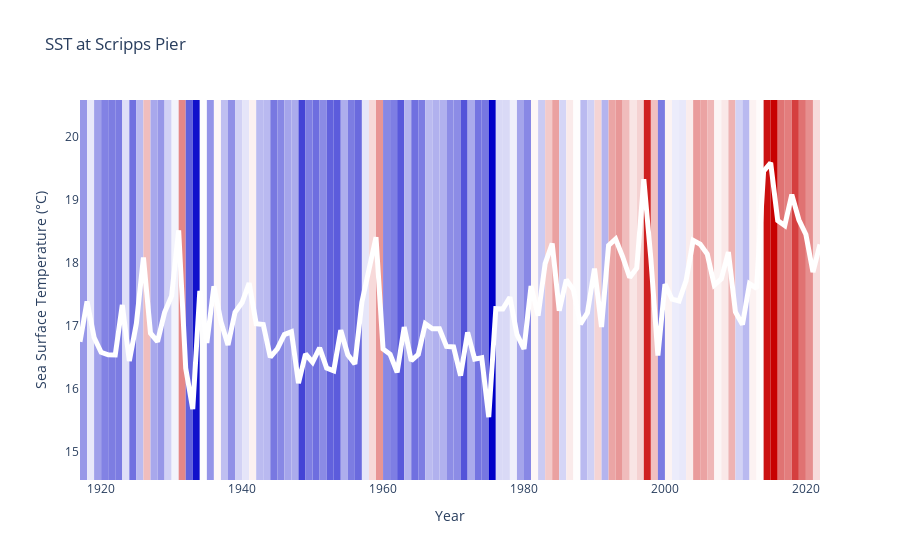

The code cell stored with this chart in its notebook:
### Code cell
fig = go.Figure()

coldest_cold = climatology.sst.min()
warmest_warm = climatology.sst.max()

def get_color(sst):
    """Interpolate between blue, white, and red based on parameter t."""
    t = (climatology.sst.max()-sst)/(climatology.sst.max() - climatology.sst.min())
    blue = (200, 0, 0) #TODO unflip these
    white = (255, 255, 255)
    red = (0, 0, 200)
    # Ensure t is within [0, 1]
    if t <= 0.5:
        # Interpolate between blue and white
        interpolated_color = tuple(int(c1 + (c2 - c1) * t * 2) for c1, c2 in zip(blue, white))
    else:
        # Interpolate between white and red
        t = (t - 0.5) * 2
        interpolated_color = tuple(int(c1 + (c2 - c1) * t) for c1, c2 in zip(white, red))

    return 'rgb('+str(interpolated_color[0])+', '+str(interpolated_color[1])+', '+str(interpolated_color[2])+')'

for i, sst in enumerate(climatology.sst):
    i += 1917
    df_year = df[(df['year'] == i)]
    year_warmest_sst = df_year.sst.max()
    year_warmest_day = df_year[df_year.sst == year_warmest_sst].date.iloc[0].strftime('%b %d')
    year_coldest_sst = df_year.sst.min()
    year_coldest_day = df_year[df_year.sst == year_coldest_sst].date.iloc[0].strftime('%b %d')
    fig.add_shape(
        type="rect",
        x0=i,
        y0=0,
        x1=i+1,
        y1=30,
        layer="below",
        line=dict(color="rgba(0,0,0,0)"),
        fillcolor=get_color(sst))
    '''
    fig.add_trace(go.Scatter(
    x=[i], #TODO fix so they're not just plotted for each year but on their actual date
    y=[year_warmest_sst],
    mode='markers',
    marker = dict(color='black',size=2),
    text = 'Warmest Day: '+str(year_warmest_sst)+'°C on '+year_warmest_day,
    hoverinfo='text',
    showlegend=False))

    fig.add_trace(go.Scatter(
    x=[i],
    y=[year_coldest_sst],
    mode='markers',
    marker = dict(color='black',size=2),
    text = 'Coldest Day: '+str(year_coldest_sst)+'°C on '+year_coldest_day,
    hoverinfo='text',
    showlegend=False))
    '''
    
fig.add_trace(go.Scatter(
    x=df.groupby('year')['year'].first(),
    y=climatology.sst,
    name = 'Yearly average',
    mode='lines',
    line=dict(
        width=5,
        color='white'),
    text=[f'Year: {year}<br>Average: {temp:.1f}°C' for year, temp in zip(df.groupby('year')['year'].first(), climatology.sst)],
    hoverinfo='text',
    showlegend=False))

fig.update_layout(
    title='SST at Scripps Pier',
    xaxis=dict(title='Year', range=[climatology.year.min(), climatology.year.max()], showgrid=False),
    yaxis=dict(title='Sea Surface Temperature (°C)', range=[climatology.sst.min() - 1, climatology.sst.max() + 1], showgrid=False),
    hovermode='x unified',
    plot_bgcolor='white')

fig.show()

### Figure 1 — Plotly figure (JSON) as saved in the notebook; plotly's stock layout.template omitted (floating-point values rounded to 4 significant figures)
{"data": [{"hoverinfo": "text", "line": {"color": "white", "width": 5}, "mode": "lines", "name": "Yearly average", "showlegend": false, "text": ["Year: 1917<br>Average: 16.7°C", "Year: 1918<br>Average: 17.4°C", "Year: 1919<br>Average: 16.8°C", "Year: 1920<br>Average: 16.6°C", "Year: 1921<br>Average: 16.5°C", "Year: 1922<br>Average: 16.5°C", "Year: 1923<br>Average: 17.3°C", "Year: 1924<br>Average: 16.4°C", "Year: 1925<br>Average: 17.0°C", "Year: 1926<br>Average: 18.1°C", "Year: 1927<br>Average: 16.9°C", "Year: 1928<br>Average: 16.7°C", "Year: 1929<br>Average: 17.2°C", "Year: 1930<br>Average: 17.5°C", "Year: 1931<br>Average: 18.5°C", "Year: 1932<br>Average: 16.3°C", "Year: 1933<br>Average: 15.7°C", "Year: 1934<br>Average: 17.6°C", "Year: 1935<br>Average: 16.7°C", "Year: 1936<br>Average: 17.6°C", "Year: 1937<br>Average: 17.1°C", "Year: 1938<br>Average: 16.7°C", "Year: 1939<br>Average: 17.2°C", "Year: 1940<br>Average: 17.4°C", "Year: 1941<br>Average: 17.7°C", "Year: 1942<br>Average: 17.0°C", "Year: 1943<br>Average: 17.0°C", "Year: 1944<br>Average: 16.5°C", "Year: 1945<br>Average: 16.6°C", "Year: 1946<br>Average: 16.9°C", "Year: 1947<br>Average: 16.9°C", "Year: 1948<br>Average: 16.1°C", "Year: 1949<br>Average: 16.5°C", "Year: 1950<br>Average: 16.4°C", "Year: 1951<br>Average: 16.6°C", "Year: 1952<br>Average: 16.3°C", "Year: 1953<br>Average: 16.3°C", "Year: 1954<br>Average: 16.9°C", "Year: 1955<br>Average: 16.5°C", "Year: 1956<br>Average: 16.4°C", "Year: 1957<br>Average: 17.4°C", "Year: 1958<br>Average: 17.9°C", "Year: 1959<br>Average: 18.4°C", "Year: 1960<br>Average: 16.6°C", "Year: 1961<br>Average: 16.5°C", "Year: 1962<br>Average: 16.3°C", "Year: 1963<br>Average: 17.0°C", "Year: 1964<br>Average: 16.4°C", "Year: 1965<br>Average: 16.5°C", "Year: 1966<br>Average: 17.0°C", "Year: 1967<br>Average: 16.9°C", "Year: 1968<br>Average: 16.9°C", "Year: 1969<br>Average: 16.7°C", "Year: 1970<br>Average: 16.7°C", "Year: 1971<br>Average: 16.2°C", "Year: 1972<br>Average: 16.9°C", "Year: 1973<br>Average: 16.5°C", "Year: 1974<br>Average: 16.5°C", "Year: 1975<br>Average: 15.5°C", "Year: 1976<br>Average: 17.3°C", "Year: 1977<br>Average: 17.3°C", "Year: 1978<br>Average: 17.4°C", "Year: 1979<br>Average: 16.9°C", "Year: 1980<br>Average: 16.6°C", "Year: 1981<br>Average: 17.6°C", "Year: 1982<br>Average: 17.2°C", "Year: 1983<br>Average: 18.0°C", "Year: 1984<br>Average: 18.3°C", "Year: 1985<br>Average: 17.2°C", "Year: 1986<br>Average: 17.7°C", "Year: 1987<br>Average: 17.6°C", "Year: 1988<br>Average: 17.0°C", "Year: 1989<br>Average: 17.2°C", "Year: 1990<br>Average: 17.9°C", "Year: 1991<br>Average: 17.0°C", "Year: 1992<br>Average: 18.3°C", "Year: 1993<br>Average: 18.4°C", "Year: 1994<br>Average: 18.1°C", "Year: 1995<br>Average: 17.8°C", "Year: 1996<br>Average: 17.9°C", "Year: 1997<br>Average: 19.3°C", "Year: 1998<br>Average: 18.1°C", "Year: 1999<br>Average: 16.5°C", "Year: 2000<br>Average: 17.7°C", "Year: 2001<br>Average: 17.4°C", "Year: 2002<br>Average: 17.4°C", "Year: 2003<br>Average: 17.7°C", "Year: 2004<br>Average: 18.4°C", "Year: 2005<br>Average: 18.3°C", "Year: 2006<br>Average: 18.1°C", "Year: 2007<br>Average: 17.6°C", "Year: 2008<br>Average: 17.7°C", "Year: 2009<br>Average: 18.2°C", "Year: 2010<br>Average: 17.2°C", "Year: 2011<br>Average: 17.0°C", "Year: 2012<br>Average: 17.7°C", "Year: 2013<br>Average: 17.6°C", "Year: 2014<br>Average: 19.5°C", "Year: 2015<br>Average: 19.6°C", "Year: 2016<br>Average: 18.7°C", "Year: 2017<br>Average: 18.6°C", "Year: 2018<br>Average: 19.1°C", "Year: 2019<br>Average: 18.7°C", "Year: 2020<br>Average: 18.4°C", "Year: 2021<br>Average: 17.8°C", "Year: 2022<br>Average: 18.3°C"], "type": "scatter", "x": [1917, 1918, 1919, 1920, 1921, 1922, 1923, 1924, 1925, 1926, 1927, 1928, 1929, 1930, 1931, 1932, 1933, 1934, 1935, 1936, 1937, 1938, 1939, 1940, 1941, 1942, 1943, 1944, 1945, 1946, 1947, 1948, 1949, 1950, 1951, 1952, 1953, 1954, 1955, 1956, 1957, 1958, 1959, 1960, 1961, 1962, 1963, 1964, 1965, 1966, 1967, 1968, 1969, 1970, 1971, 1972, 1973, 1974, 1975, 1976, 1977, 1978, 1979, 1980, 1981, 1982, 1983, 1984, 1985, 1986, 1987, 1988, 1989, 1990, 1991, 1992, 1993, 1994, 1995, 1996, 1997, 1998, 1999, 2000, 2001, 2002, 2003, 2004, 2005, 2006, 2007, 2008, 2009, 2010, 2011, 2012, 2013, 2014, 2015, 2016, 2017, 2018, 2019, 2020, 2021, 2022], "y": [16.74, 17.39, 16.81, 16.58, 16.54, 16.53, 17.33, 16.44, 17.03, 18.08, 16.88, 16.75, 17.21, 17.47, 18.51, 16.32, 15.67, 17.55, 16.73, 17.63, 17.06, 16.69, 17.21, 17.37, 17.67, 17.03, 17.02, 16.5, 16.63, 16.86, 16.9, 16.08, 16.55, 16.42, 16.65, 16.32, 16.28, 16.93, 16.54, 16.39, 17.37, 17.86, 18.4, 16.63, 16.54, 16.26, 16.98, 16.44, 16.54, 17.03, 16.95, 16.95, 16.67, 16.66, 16.21, 16.89, 16.47, 16.49, 15.55, 17.27, 17.27, 17.45, 16.86, 16.63, 17.63, 17.16, 17.98, 18.31, 17.24, 17.73, 17.57, 17.02, 17.2, 17.9, 16.98, 18.27, 18.38, 18.09, 17.77, 17.91, 19.33, 18.06, 16.52, 17.66, 17.42, 17.39, 17.71, 18.35, 18.29, 18.14, 17.64, 17.74, 18.17, 17.22, 17.01, 17.67, 17.59, 19.45, 19.59, 18.67, 18.59, 19.08, 18.68, 18.45, 17.85, 18.29]}], "layout": {"hovermode": "x unified", "plot_bgcolor": "white", "shapes": [{"fillcolor": "rgb(151, 151, 232)", "layer": "below", "line": {"color": "rgba(0,0,0,0)"}, "type": "rect", "x0": 1917, "x1": 1918, "y0": 0, "y1": 30}, {"fillcolor": "rgb(232, 232, 250)", "layer": "below", "line": {"color": "rgba(0,0,0,0)"}, "type": "rect", "x0": 1918, "x1": 1919, "y0": 0, "y1": 30}, {"fillcolor": "rgb(159, 159, 234)", "layer": "below", "line": {"color": "rgba(0,0,0,0)"}, "type": "rect", "x0": 1919, "x1": 1920, "y0": 0, "y1": 30}, {"fillcolor": "rgb(130, 130, 228)", "layer": "below", "line": {"color": "rgba(0,0,0,0)"}, "type": "rect", "x0": 1920, "x1": 1921, "y0": 0, "y1": 30}, {"fillcolor": "rgb(125, 125, 226)", "layer": "below", "line": {"color": "rgba(0,0,0,0)"}, "type": "rect", "x0": 1921, "x1": 1922, "y0": 0, "y1": 30}, {"fillcolor": "rgb(124, 124, 226)", "layer": "below", "line": {"color": "rgba(0,0,0,0)"}, "type": "rect", "x0": 1922, "x1": 1923, "y0": 0, "y1": 30}, {"fillcolor": "rgb(224, 224, 248)", "layer": "below", "line": {"color": "rgba(0,0,0,0)"}, "type": "rect", "x0": 1923, "x1": 1924, "y0": 0, "y1": 30}, {"fillcolor": "rgb(112, 112, 224)", "layer": "below", "line": {"color": "rgba(0,0,0,0)"}, "type": "rect", "x0": 1924, "x1": 1925, "y0": 0, "y1": 30}, {"fillcolor": "rgb(187, 187, 240)", "layer": "below", "line": {"color": "rgba(0,0,0,0)"}, "type": "rect", "x0": 1925, "x1": 1926, "y0": 0, "y1": 30}, {"fillcolor": "rgb(240, 189, 189)", "layer": "below", "line": {"color": "rgba(0,0,0,0)"}, "type": "rect", "x0": 1926, "x1": 1927, "y0": 0, "y1": 30}, {"fillcolor": "rgb(168, 168, 236)", "layer": "below", "line": {"color": "rgba(0,0,0,0)"}, "type": "rect", "x0": 1927, "x1": 1928, "y0": 0, "y1": 30}, {"fillcolor": "rgb(151, 151, 232)", "layer": "below", "line": {"color": "rgba(0,0,0,0)"}, "type": "rect", "x0": 1928, "x1": 1929, "y0": 0, "y1": 30}, {"fillcolor": "rgb(209, 209, 245)", "layer": "below", "line": {"color": "rgba(0,0,0,0)"}, "type": "rect", "x0": 1929, "x1": 1930, "y0": 0, "y1": 30}, {"fillcolor": "rgb(243, 243, 252)", "layer": "below", "line": {"color": "rgba(0,0,0,0)"}, "type": "rect", "x0": 1930, "x1": 1931, "y0": 0, "y1": 30}, {"fillcolor": "rgb(229, 135, 135)", "layer": "below", "line": {"color": "rgba(0,0,0,0)"}, "type": "rect", "x0": 1931, "x1": 1932, "y0": 0, "y1": 30}, {"fillcolor": "rgb(97, 97, 221)", "layer": "below", "line": {"color": "rgba(0,0,0,0)"}, "type": "rect", "x0": 1932, "x1": 1933, "y0": 0, "y1": 30}, {"fillcolor": "rgb(16, 16, 203)", "layer": "below", "line": {"color": "rgba(0,0,0,0)"}, "type": "rect", "x0": 1933, "x1": 1934, "y0": 0, "y1": 30}, {"fillcolor": "rgb(253, 253, 254)", "layer": "below", "line": {"color": "rgba(0,0,0,0)"}, "type": "rect", "x0": 1934, "x1": 1935, "y0": 0, "y1": 30}, {"fillcolor": "rgb(148, 148, 232)", "layer": "below", "line": {"color": "rgba(0,0,0,0)"}, "type": "rect", "x0": 1935, "x1": 1936, "y0": 0, "y1": 30}, {"fillcolor": "rgb(253, 247, 247)", "layer": "below", "line": {"color": "rgba(0,0,0,0)"}, "type": "rect", "x0": 1936, "x1": 1937, "y0": 0, "y1": 30}, {"fillcolor": "rgb(191, 191, 241)", "layer": "below", "line": {"color": "rgba(0,0,0,0)"}, "type": "rect", "x0": 1937, "x1": 1938, "y0": 0, "y1": 30}, {"fillcolor": "rgb(144, 144, 231)", "layer": "below", "line": {"color": "rgba(0,0,0,0)"}, "type": "rect", "x0": 1938, "x1": 1939, "y0": 0, "y1": 30}, {"fillcolor": "rgb(210, 210, 245)", "layer": "below", "line": {"color": "rgba(0,0,0,0)"}, "type": "rect", "x0": 1939, "x1": 1940, "y0": 0, "y1": 30}, {"fillcolor": "rgb(229, 229, 249)", "layer": "below", "line": {"color": "rgba(0,0,0,0)"}, "type": "rect", "x0": 1940, "x1": 1941, "y0": 0, "y1": 30}, {"fillcolor": "rgb(252, 241, 241)", "layer": "below", "line": {"color": "rgba(0,0,0,0)"}, "type": "rect", "x0": 1941, "x1": 1942, "y0": 0, "y1": 30}, {"fillcolor": "rgb(187, 187, 240)", "layer": "below", "line": {"color": "rgba(0,0,0,0)"}, "type": "rect", "x0": 1942, "x1": 1943, "y0": 0, "y1": 30}, {"fillcolor": "rgb(185, 185, 240)", "layer": "below", "line": {"color": "rgba(0,0,0,0)"}, "type": "rect", "x0": 1943, "x1": 1944, "y0": 0, "y1": 30}, {"fillcolor": "rgb(120, 120, 225)", "layer": "below", "line": {"color": "rgba(0,0,0,0)"}, "type": "rect", "x0": 1944, "x1": 1945, "y0": 0, "y1": 30}, {"fillcolor": "rgb(136, 136, 229)", "layer": "below", "line": {"color": "rgba(0,0,0,0)"}, "type": "rect", "x0": 1945, "x1": 1946, "y0": 0, "y1": 30}, {"fillcolor": "rgb(165, 165, 235)", "layer": "below", "line": {"color": "rgba(0,0,0,0)"}, "type": "rect", "x0": 1946, "x1": 1947, "y0": 0, "y1": 30}, {"fillcolor": "rgb(171, 171, 236)", "layer": "below", "line": {"color": "rgba(0,0,0,0)"}, "type": "rect", "x0": 1947, "x1": 1948, "y0": 0, "y1": 30}, {"fillcolor": "rgb(67, 67, 214)", "layer": "below", "line": {"color": "rgba(0,0,0,0)"}, "type": "rect", "x0": 1948, "x1": 1949, "y0": 0, "y1": 30}, {"fillcolor": "rgb(126, 126, 227)", "layer": "below", "line": {"color": "rgba(0,0,0,0)"}, "type": "rect", "x0": 1949, "x1": 1950, "y0": 0, "y1": 30}, {"fillcolor": "rgb(110, 110, 223)", "layer": "below", "line": {"color": "rgba(0,0,0,0)"}, "type": "rect", "x0": 1950, "x1": 1951, "y0": 0, "y1": 30}, {"fillcolor": "rgb(139, 139, 229)", "layer": "below", "line": {"color": "rgba(0,0,0,0)"}, "type": "rect", "x0": 1951, "x1": 1952, "y0": 0, "y1": 30}, {"fillcolor": "rgb(98, 98, 221)", "layer": "below", "line": {"color": "rgba(0,0,0,0)"}, "type": "rect", "x0": 1952, "x1": 1953, "y0": 0, "y1": 30}, {"fillcolor": "rgb(92, 92, 220)", "layer": "below", "line": {"color": "rgba(0,0,0,0)"}, "type": "rect", "x0": 1953, "x1": 1954, "y0": 0, "y1": 30}, {"fillcolor": "rgb(174, 174, 237)", "layer": "below", "line": {"color": "rgba(0,0,0,0)"}, "type": "rect", "x0": 1954, "x1": 1955, "y0": 0, "y1": 30}, {"fillcolor": "rgb(124, 124, 226)", "layer": "below", "line": {"color": "rgba(0,0,0,0)"}, "type": "rect", "x0": 1955, "x1": 1956, "y0": 0, "y1": 30}, {"fillcolor": "rgb(106, 106, 222)", "layer": "below", "line": {"color": "rgba(0,0,0,0)"}, "type": "rect", "x0": 1956, "x1": 1957, "y0": 0, "y1": 30}, {"fillcolor": "rgb(230, 230, 249)", "layer": "below", "line": {"color": "rgba(0,0,0,0)"}, "type": "rect", "x0": 1957, "x1": 1958, "y0": 0, "y1": 30}, {"fillcolor": "rgb(247, 217, 217)", "layer": "below", "line": {"color": "rgba(0,0,0,0)"}, "type": "rect", "x0": 1958, "x1": 1959, "y0": 0, "y1": 30}, {"fillcolor": "rgb(232, 149, 149)", "layer": "below", "line": {"color": "rgba(0,0,0,0)"}, "type": "rect", "x0": 1959, "x1": 1960, "y0": 0, "y1": 30}, {"fillcolor": "rgb(136, 136, 229)", "layer": "below", "line": {"color": "rgba(0,0,0,0)"}, "type": "rect", "x0": 1960, "x1": 1961, "y0": 0, "y1": 30}, {"fillcolor": "rgb(126, 126, 227)", "layer": "below", "line": {"color": "rgba(0,0,0,0)"}, "type": "rect", "x0": 1961, "x1": 1962, "y0": 0, "y1": 30}, {"fillcolor": "rgb(89, 89, 219)", "layer": "below", "line": {"color": "rgba(0,0,0,0)"}, "type": "rect", "x0": 1962, "x1": 1963, "y0": 0, "y1": 30}, {"fillcolor": "rgb(180, 180, 238)", "layer": "below", "line": {"color": "rgba(0,0,0,0)"}, "type": "rect", "x0": 1963, "x1": 1964, "y0": 0, "y1": 30}, {"fillcolor": "rgb(112, 112, 224)", "layer": "below", "line": {"color": "rgba(0,0,0,0)"}, "type": "rect", "x0": 1964, "x1": 1965, "y0": 0, "y1": 30}, {"fillcolor": "rgb(125, 125, 227)", "layer": "below", "line": {"color": "rgba(0,0,0,0)"}, "type": "rect", "x0": 1965, "x1": 1966, "y0": 0, "y1": 30}, {"fillcolor": "rgb(187, 187, 240)", "layer": "below", "line": {"color": "rgba(0,0,0,0)"}, "type": "rect", "x0": 1966, "x1": 1967, "y0": 0, "y1": 30}, {"fillcolor": "rgb(177, 177, 238)", "layer": "below", "line": {"color": "rgba(0,0,0,0)"}, "type": "rect", "x0": 1967, "x1": 1968, "y0": 0, "y1": 30}, {"fillcolor": "rgb(177, 177, 238)", "layer": "below", "line": {"color": "rgba(0,0,0,0)"}, "type": "rect", "x0": 1968, "x1": 1969, "y0": 0, "y1": 30}, {"fillcolor": "rgb(141, 141, 230)", "layer": "below", "line": {"color": "rgba(0,0,0,0)"}, "type": "rect", "x0": 1969, "x1": 1970, "y0": 0, "y1": 30}, {"fillcolor": "rgb(140, 140, 230)", "layer": "below", "line": {"color": "rgba(0,0,0,0)"}, "type": "rect", "x0": 1970, "x1": 1971, "y0": 0, "y1": 30}, {"fillcolor": "rgb(83, 83, 217)", "layer": "below", "line": {"color": "rgba(0,0,0,0)"}, "type": "rect", "x0": 1971, "x1": 1972, "y0": 0, "y1": 30}, {"fillcolor": "rgb(170, 170, 236)", "layer": "below", "line": {"color": "rgba(0,0,0,0)"}, "type": "rect", "x0": 1972, "x1": 1973, "y0": 0, "y1": 30}, {"fillcolor": "rgb(116, 116, 225)", "layer": "below", "line": {"color": "rgba(0,0,0,0)"}, "type": "rect", "x0": 1973, "x1": 1974, "y0": 0, "y1": 30}, {"fillcolor": "rgb(119, 119, 225)", "layer": "below", "line": {"color": "rgba(0,0,0,0)"}, "type": "rect", "x0": 1974, "x1": 1975, "y0": 0, "y1": 30}, {"fillcolor": "rgb(0, 0, 200)", "layer": "below", "line": {"color": "rgba(0,0,0,0)"}, "type": "rect", "x0": 1975, "x1": 1976, "y0": 0, "y1": 30}, {"fillcolor": "rgb(217, 217, 246)", "layer": "below", "line": {"color": "rgba(0,0,0,0)"}, "type": "rect", "x0": 1976, "x1": 1977, "y0": 0, "y1": 30}, {"fillcolor": "rgb(217, 217, 246)", "layer": "below", "line": {"color": "rgba(0,0,0,0)"}, "type": "rect", "x0": 1977, "x1": 1978, "y0": 0, "y1": 30}, {"fillcolor": "rgb(240, 240, 251)", "layer": "below", "line": {"color": "rgba(0,0,0,0)"}, "type": "rect", "x0": 1978, "x1": 1979, "y0": 0, "y1": 30}, {"fillcolor": "rgb(165, 165, 235)", "layer": "below", "line": {"color": "rgba(0,0,0,0)"}, "type": "rect", "x0": 1979, "x1": 1980, "y0": 0, "y1": 30}, {"fillcolor": "rgb(136, 136, 229)", "layer": "below", "line": {"color": "rgba(0,0,0,0)"}, "type": "rect", "x0": 1980, "x1": 1981, "y0": 0, "y1": 30}, {"fillcolor": "rgb(253, 247, 247)", "layer": "below", "line": {"color": "rgba(0,0,0,0)"}, "type": "rect", "x0": 1981, "x1": 1982, "y0": 0, "y1": 30}, {"fillcolor": "rgb(203, 203, 243)", "layer": "below", "line": {"color": "rgba(0,0,0,0)"}, "type": "rect", "x0": 1982, "x1": 1983, "y0": 0, "y1": 30}, {"fillcolor": "rgb(243, 202, 202)", "layer": "below", "line": {"color": "rgba(0,0,0,0)"}, "type": "rect", "x0": 1983, "x1": 1984, "y0": 0, "y1": 30}, {"fillcolor": "rgb(234, 161, 161)", "layer": "below", "line": {"color": "rgba(0,0,0,0)"}, "type": "rect", "x0": 1984, "x1": 1985, "y0": 0, "y1": 30}, {"fillcolor": "rgb(213, 213, 246)", "layer": "below", "line": {"color": "rgba(0,0,0,0)"}, "type": "rect", "x0": 1985, "x1": 1986, "y0": 0, "y1": 30}, {"fillcolor": "rgb(250, 234, 234)", "layer": "below", "line": {"color": "rgba(0,0,0,0)"}, "type": "rect", "x0": 1986, "x1": 1987, "y0": 0, "y1": 30}, {"fillcolor": "rgb(254, 253, 253)", "layer": "below", "line": {"color": "rgba(0,0,0,0)"}, "type": "rect", "x0": 1987, "x1": 1988, "y0": 0, "y1": 30}, {"fillcolor": "rgb(186, 186, 240)", "layer": "below", "line": {"color": "rgba(0,0,0,0)"}, "type": "rect", "x0": 1988, "x1": 1989, "y0": 0, "y1": 30}, {"fillcolor": "rgb(209, 209, 245)", "layer": "below", "line": {"color": "rgba(0,0,0,0)"}, "type": "rect", "x0": 1989, "x1": 1990, "y0": 0, "y1": 30}, {"fillcolor": "rgb(245, 212, 212)", "layer": "below", "line": {"color": "rgba(0,0,0,0)"}, "type": "rect", "x0": 1990, "x1": 1991, "y0": 0, "y1": 30}, {"fillcolor": "rgb(180, 180, 239)", "layer": "below", "line": {"color": "rgba(0,0,0,0)"}, "type": "rect", "x0": 1991, "x1": 1992, "y0": 0, "y1": 30}, {"fillcolor": "rgb(235, 165, 165)", "layer": "below", "line": {"color": "rgba(0,0,0,0)"}, "type": "rect", "x0": 1992, "x1": 1993, "y0": 0, "y1": 30}, {"fillcolor": "rgb(232, 152, 152)", "layer": "below", "line": {"color": "rgba(0,0,0,0)"}, "type": "rect", "x0": 1993, "x1": 1994, "y0": 0, "y1": 30}, {"fillcolor": "rgb(240, 188, 188)", "layer": "below", "line": {"color": "rgba(0,0,0,0)"}, "type": "rect", "x0": 1994, "x1": 1995, "y0": 0, "y1": 30}, {"fillcolor": "rgb(249, 229, 229)", "layer": "below", "line": {"color": "rgba(0,0,0,0)"}, "type": "rect", "x0": 1995, "x1": 1996, "y0": 0, "y1": 30}, {"fillcolor": "rgb(245, 210, 210)", "layer": "below", "line": {"color": "rgba(0,0,0,0)"}, "type": "rect", "x0": 1996, "x1": 1997, "y0": 0, "y1": 30}, {"fillcolor": "rgb(207, 32, 32)", "layer": "below", "line": {"color": "rgba(0,0,0,0)"}, "type": "rect", "x0": 1997, "x1": 1998, "y0": 0, "y1": 30}, {"fillcolor": "rgb(241, 192, 192)", "layer": "below", "line": {"color": "rgba(0,0,0,0)"}, "type": "rect", "x0": 1998, "x1": 1999, "y0": 0, "y1": 30}, {"fillcolor": "rgb(123, 123, 226)", "layer": "below", "line": {"color": "rgba(0,0,0,0)"}, "type": "rect", "x0": 1999, "x1": 2000, "y0": 0, "y1": 30}, {"fillcolor": "rgb(252, 243, 243)", "layer": "below", "line": {"color": "rgba(0,0,0,0)"}, "type": "rect", "x0": 2000, "x1": 2001, "y0": 0, "y1": 30}, {"fillcolor": "rgb(236, 236, 251)", "layer": "below", "line": {"color": "rgba(0,0,0,0)"}, "type": "rect", "x0": 2001, "x1": 2002, "y0": 0, "y1": 30}, {"fillcolor": "rgb(232, 232, 250)", "layer": "below", "line": {"color": "rgba(0,0,0,0)"}, "type": "rect", "x0": 2002, "x1": 2003, "y0": 0, "y1": 30}, {"fillcolor": "rgb(250, 236, 236)", "layer": "below", "line": {"color": "rgba(0,0,0,0)"}, "type": "rect", "x0": 2003, "x1": 2004, "y0": 0, "y1": 30}, {"fillcolor": "rgb(233, 155, 155)", "layer": "below", "line": {"color": "rgba(0,0,0,0)"}, "type": "rect", "x0": 2004, "x1": 2005, "y0": 0, "y1": 30}, {"fillcolor": "rgb(235, 163, 163)", "layer": "below", "line": {"color": "rgba(0,0,0,0)"}, "type": "rect", "x0": 2005, "x1": 2006, "y0": 0, "y1": 30}, {"fillcolor": "rgb(239, 182, 182)", "layer": "below", "line": {"color": "rgba(0,0,0,0)"}, "type": "rect", "x0": 2006, "x1": 2007, "y0": 0, "y1": 30}, {"fillcolor": "rgb(252, 245, 245)", "layer": "below", "line": {"color": "rgba(0,0,0,0)"}, "type": "rect", "x0": 2007, "x1": 2008, "y0": 0, "y1": 30}, {"fillcolor": "rgb(250, 232, 232)", "layer": "below", "line": {"color": "rgba(0,0,0,0)"}, "type": "rect", "x0": 2008, "x1": 2009, "y0": 0, "y1": 30}, {"fillcolor": "rgb(238, 179, 179)", "layer": "below", "line": {"color": "rgba(0,0,0,0)"}, "type": "rect", "x0": 2009, "x1": 2010, "y0": 0, "y1": 30}, {"fillcolor": "rgb(210, 210, 245)", "layer": "below", "line": {"color": "rgba(0,0,0,0)"}, "type": "rect", "x0": 2010, "x1": 2011, "y0": 0, "y1": 30}, {"fillcolor": "rgb(185, 185, 240)", "layer": "below", "line": {"color": "rgba(0,0,0,0)"}, "type": "rect", "x0": 2011, "x1": 2012, "y0": 0, "y1": 30}, {"fillcolor": "rgb(252, 242, 242)", "layer": "below", "line": {"color": "rgba(0,0,0,0)"}, "type": "rect", "x0": 2012, "x1": 2013, "y0": 0, "y1": 30}, {"fillcolor": "rgb(254, 251, 251)", "layer": "below", "line": {"color": "rgba(0,0,0,0)"}, "type": "rect", "x0": 2013, "x1": 2014, "y0": 0, "y1": 30}, {"fillcolor": "rgb(203, 16, 16)", "layer": "below", "line": {"color": "rgba(0,0,0,0)"}, "type": "rect", "x0": 2014, "x1": 2015, "y0": 0, "y1": 30}, {"fillcolor": "rgb(200, 0, 0)", "layer": "below", "line": {"color": "rgba(0,0,0,0)"}, "type": "rect", "x0": 2015, "x1": 2016, "y0": 0, "y1": 30}, {"fillcolor": "rgb(224, 115, 115)", "layer": "below", "line": {"color": "rgba(0,0,0,0)"}, "type": "rect", "x0": 2016, "x1": 2017, "y0": 0, "y1": 30}, {"fillcolor": "rgb(227, 125, 125)", "layer": "below", "line": {"color": "rgba(0,0,0,0)"}, "type": "rect", "x0": 2017, "x1": 2018, "y0": 0, "y1": 30}, {"fillcolor": "rgb(213, 63, 63)", "layer": "below", "line": {"color": "rgba(0,0,0,0)"}, "type": "rect", "x0": 2018, "x1": 2019, "y0": 0, "y1": 30}, {"fillcolor": "rgb(224, 114, 114)", "layer": "below", "line": {"color": "rgba(0,0,0,0)"}, "type": "rect", "x0": 2019, "x1": 2020, "y0": 0, "y1": 30}, {"fillcolor": "rgb(230, 143, 143)", "layer": "below", "line": {"color": "rgba(0,0,0,0)"}, "type": "rect", "x0": 2020, "x1": 2021, "y0": 0, "y1": 30}, {"fillcolor": "rgb(247, 219, 219)", "layer": "below", "line": {"color": "rgba(0,0,0,0)"}, "type": "rect", "x0": 2021, "x1": 2022, "y0": 0, "y1": 30}, {"fillcolor": "rgb(235, 163, 163)", "layer": "below", "line": {"color": "rgba(0,0,0,0)"}, "type": "rect", "x0": 2022, "x1": 2023, "y0": 0, "y1": 30}], "title": {"text": "SST at Scripps Pier"}, "xaxis": {"range": [1917, 2022], "showgrid": false, "title": {"text": "Year"}}, "yaxis": {"range": [14.55, 20.59], "showgrid": false, "title": {"text": "Sea Surface Temperature (°C)"}}}}
